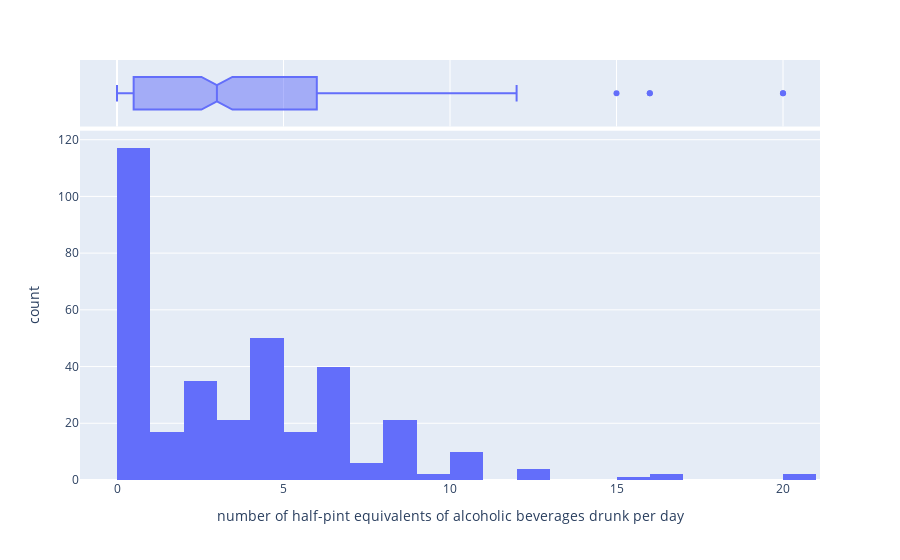

The code cell stored with this chart in its notebook:
### Markdown cell above
## Convert Continuous Target to Discrete Values
First we load our dataset.
In order to perform clustering and evaluate the results for the liver disorder dataset, we need to first convert to continuous target variable to discrete values.
Here is what our target distribution looks like:

### Code cell
# Load the liver disorders dataset
liver_data = pd.read_csv('project2/data/liver_disorder.csv', header=None)
# Add headers
FEATURES = ['mean corpuscular volume', 'alkaline phosphotase', 'alanine aminotransferase', 
            'aspartate aminotransferase', 'gamma-glutamyl transpeptidase', ]
TARGET = 'number of half-pint equivalents of alcoholic beverages drunk per day'

liver_data.columns = FEATURES + [TARGET] + ['train_test']

# Plot a histogram of the target values
fig = px.histogram(liver_data, x=TARGET, marginal='box',)
fig.show()

### Figure 1 — Plotly figure (JSON) as saved in the notebook; plotly's stock layout.template omitted (floating-point values rounded to 4 significant figures; data arrays with more than 128 entries replaced by an {"elided": "..."} marker saying what was removed)
{"data": [{"alignmentgroup": "True", "bingroup": "x", "hovertemplate": "number of half-pint equivalents of alcoholic beverages drunk per day=%{x}<br>count=%{y}<extra></extra>", "legendgroup": "", "marker": {"color": "#636efa", "pattern": {"shape": ""}}, "name": "", "offsetgroup": "", "orientation": "v", "showlegend": false, "type": "histogram", "x": {"elided": "345 float values"}, "xaxis": "x", "yaxis": "y"}, {"alignmentgroup": "True", "hovertemplate": "number of half-pint equivalents of alcoholic beverages drunk per day=%{x}<extra></extra>", "legendgroup": "", "marker": {"color": "#636efa"}, "name": "", "notched": true, "offsetgroup": "", "showlegend": false, "type": "box", "x": {"elided": "345 float values"}, "xaxis": "x2", "yaxis": "y2"}], "layout": {"barmode": "relative", "legend": {"tracegroupgap": 0}, "margin": {"t": 60}, "xaxis": {"anchor": "y", "domain": [0, 1], "title": {"text": "number of half-pint equivalents of alcoholic beverages drunk per day"}}, "xaxis2": {"anchor": "y2", "domain": [0, 1], "matches": "x", "showgrid": true, "showticklabels": false}, "yaxis": {"anchor": "x", "domain": [0, 0.8316], "title": {"text": "count"}}, "yaxis2": {"anchor": "x2", "domain": [0.8416, 1], "matches": "y2", "showgrid": false, "showline": false, "showticklabels": false, "ticks": ""}}}
